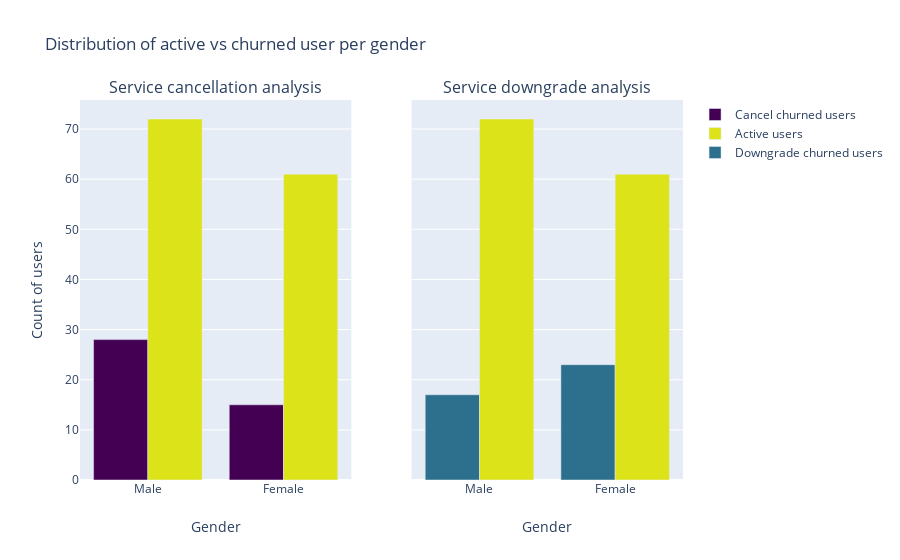

Notebook cell for this chart:
### Code cell
fig = make_subplots(rows=1, cols=2, shared_yaxes=True,
                   subplot_titles=("Service cancellation analysis", "Service downgrade analysis"))

fig.append_trace(go.Bar(
    x=['Male', 'Female'],
    y=[len(gender_churn_service[gender_churn_service['gender']=='M']), len(gender_churn_service[gender_churn_service['gender']=='F'])],
    name='Cancel churned users',
    marker=dict(
        color='rgb(68, 1, 84)'
    )
),1,1)
fig.append_trace(go.Bar(
    x=['Male', 'Female'],
    y=[len(gender_no_churn[gender_no_churn['gender']=='M']), len(gender_no_churn[gender_no_churn['gender']=='F'])],
    name='Active users',
    marker=dict(
        color='rgb(220, 227, 25)'
    )
),1,1)
fig.append_trace(go.Bar(
    x=['Male', 'Female'],
    y=[len(gender_churn_paid[gender_churn_paid['gender']=='M']), len(gender_churn_paid[gender_churn_paid['gender']=='F'])],
    name='Downgrade churned users',
    marker=dict(
        color='rgb(45, 112, 142)'
    ),
),1,2)
fig.append_trace(go.Bar(
    x=['Male', 'Female'],
    y=[len(gender_no_churn[gender_no_churn['gender']=='M']), len(gender_no_churn[gender_no_churn['gender']=='F'])],
    name='Active users',
    marker=dict(
        color='rgb(220, 227, 25)'
    ),
    showlegend=False
),1,2)
fig.layout.update(go.Layout(
    title_text="Distribution of active vs churned user per gender",
    yaxis = {'title':"Count of users"}, 
    barmode='group'
))
fig.update_xaxes(title_text="Gender", row=1, col=1)
fig.update_xaxes(title_text="Gender", row=1, col=2)

fig.show()

### Figure 1 — Plotly figure (JSON) as saved in the notebook; plotly's stock layout.template omitted (floating-point values rounded to 4 significant figures)
{"data": [{"marker": {"color": "rgb(68, 1, 84)"}, "name": "Cancel churned users", "type": "bar", "x": ["Male", "Female"], "xaxis": "x", "y": [28, 15], "yaxis": "y"}, {"marker": {"color": "rgb(220, 227, 25)"}, "name": "Active users", "type": "bar", "x": ["Male", "Female"], "xaxis": "x", "y": [72, 61], "yaxis": "y"}, {"marker": {"color": "rgb(45, 112, 142)"}, "name": "Downgrade churned users", "type": "bar", "x": ["Male", "Female"], "xaxis": "x2", "y": [17, 23], "yaxis": "y2"}, {"marker": {"color": "rgb(220, 227, 25)"}, "name": "Active users", "showlegend": false, "type": "bar", "x": ["Male", "Female"], "xaxis": "x2", "y": [72, 61], "yaxis": "y2"}], "layout": {"annotations": [{"font": {"size": 16}, "showarrow": false, "text": "Service cancellation analysis", "x": 0.225, "xanchor": "center", "xref": "paper", "y": 1, "yanchor": "bottom", "yref": "paper"}, {"font": {"size": 16}, "showarrow": false, "text": "Service downgrade analysis", "x": 0.775, "xanchor": "center", "xref": "paper", "y": 1, "yanchor": "bottom", "yref": "paper"}], "barmode": "group", "title": {"text": "Distribution of active vs churned user per gender"}, "xaxis": {"anchor": "y", "domain": [0, 0.45], "title": {"text": "Gender"}}, "xaxis2": {"anchor": "y2", "domain": [0.55, 1], "title": {"text": "Gender"}}, "yaxis": {"anchor": "x", "domain": [0, 1], "title": {"text": "Count of users"}}, "yaxis2": {"anchor": "x2", "domain": [0, 1], "matches": "y", "showticklabels": false}}}
